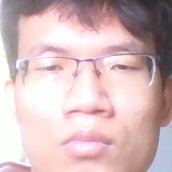
#> input picture data_face/User.1.1.jpg, 172 x 172 px, found by its file name; its folder holds 4 pictures in this run
$ python face_train_data.py
#> lines starting #> are read from the running program, lines starting #| are printed output that depends on the picture
from PIL import Image
import numpy as np
import cv2
import os
# khai báo nơi lưu ảnh face để training
path = 'data_face'
# tạo bộ training
recognizer = cv2.face.LBPHFaceRecognizer_create()
# hàm con lấy ảnh và id name
def getImagesAndLabels(path):
#> called with path = 'data_face'
    image_paths = [os.path.join(path,f) for f in os.listdir(path)]
    face_samples=[]
    face_ids = []
    for imagePath in image_paths:
        face_img = Image.open(imagePath).convert('L')
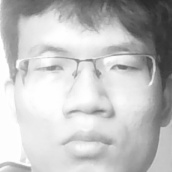
#> face_img: PIL image 172x172 L; min 42, max 255, mean 193.3
        face_numpy = np.array(face_img,'uint8')
        id = int(os.path.split(imagePath)[-1].split(".")[1])
        face_samples.append(face_numpy)
        face_ids.append(id)
        cv2.imshow('Training', face_numpy)
        cv2.waitKey(10)
#> pass 2 of the loop in getImagesAndLabels, `for imagePath in image_paths:`:
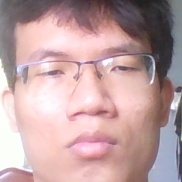
#> input picture data_face/User.1.10.jpg, 182 x 182 px, found by its file name
#> in getImagesAndLabels, `face_img = Image.open(imagePath).convert('L')`:
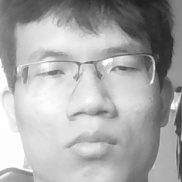
#> face_img: PIL image 182x182 L; min 31, max 255, mean 169.8
#> pass 3 of the loop in getImagesAndLabels, `for imagePath in image_paths:`:
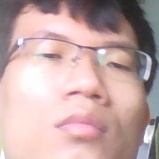
#> input picture data_face/User.1.100.jpg, 159 x 159 px, found by its file name
#> in getImagesAndLabels, `face_img = Image.open(imagePath).convert('L')`:
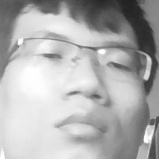
#> face_img: PIL image 159x159 L; min 31, max 255, mean 175.6
#> the loop made 4 passes; the first 3 are shown
    return face_samples, np.array(face_ids)
# lấy ảnh và id name
print ("Training faces. It will take a few seconds. Wait ...")
faces,ids = getImagesAndLabels(path)
recognizer.train(faces, ids)
# tạo folder lưu trữ model
if not os.path.exists('trainer'):
    os.makedirs('trainer')
# lưu trữ model
recognizer.write('trainer/trainer.yml')
print("{0} faces trained. Exiting Program".format(len(np.unique(ids))))
